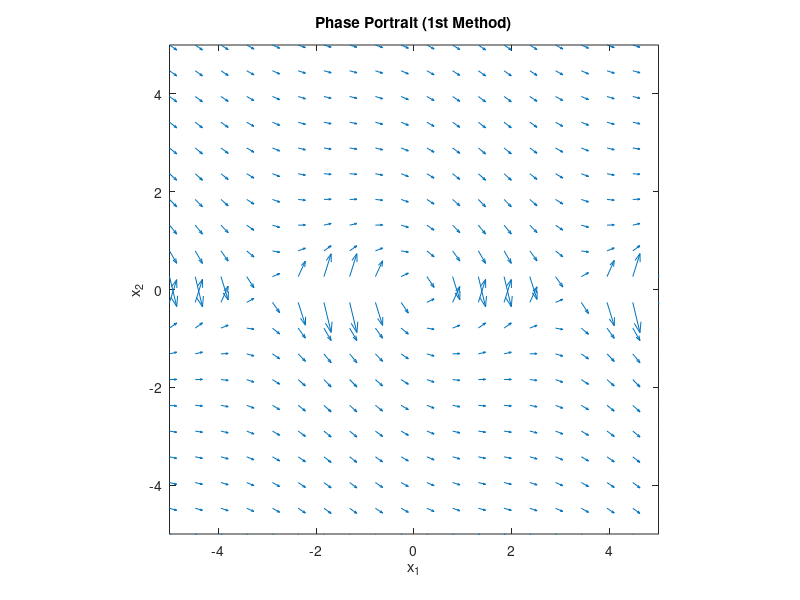
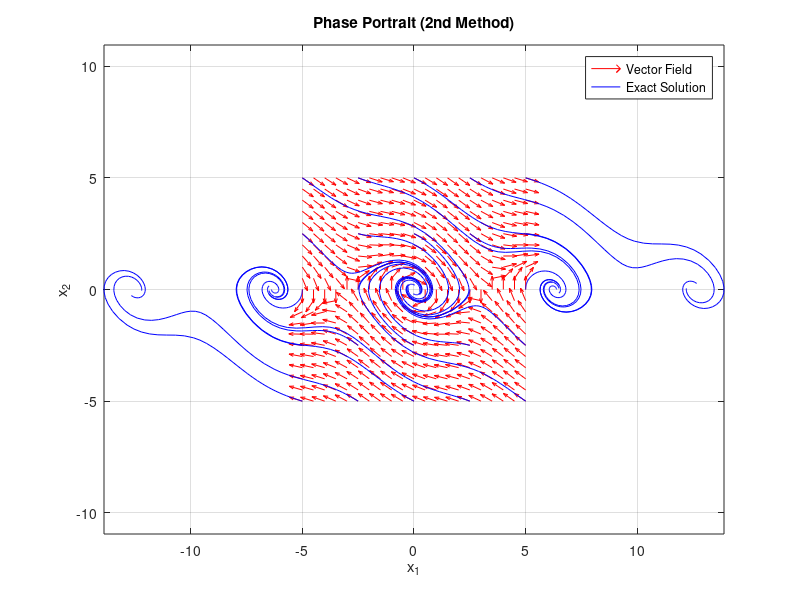

MATLAB code to generate these figures, in order:
%% AME-552

% Class exercise: Lecture 3

% Draw a phase portrait of the following system:
% dx1 = x2
% dx2 = -0.5*x2 - sin(x1)

%% Clear

clear, clc, close all;

%% First Method

x1_space = linspace(-5, 5, 20);
x2_space = linspace(-5, 5, 20);

[Y, X] = meshgrid(x1_space, x2_space);
U = zeros(length(x1_space));
V = zeros(length(x1_space));

for i = 1: length(x1_space)

    for j = 1: length(x2_space)
    
        x1 = x1_space(i);
        x2 = x2_space(j);

        % Slope
        S = -0.5 -sin(x1)/x2;

        U(i, j) = 1;
        V(i, j) = S;

    end

end

% Plot vector field
figure;
quiver(X, Y, U, V);
axis equal;
xlim([-5 5]);
ylim([-5 5]);
xlabel('x_1');
ylabel('x_2');
title('Phase Portrait (1st Method)');

%% Second Method

% Define the system
f = @(x1, x2) x2;                 
g = @(x1, x2) -0.5*x2 - sin(x1);

% Define the grid
[x1, x2] = meshgrid(-5: 0.5: 5, -5: 0.5: 5);

% Calculate vector field
dx1 = f(x1, x2);
dx2 = g(x1, x2);

% Normalize the vector field for better visualization
magnitude = sqrt(dx1.^2 + dx2.^2);
dx1 = dx1 ./ magnitude;
dx2 = dx2 ./ magnitude;

% Plot the vector field
figure;
quiver(x1, x2, dx1, dx2, 'r');    % Quiver plot
hold on;

% Plot trajectories using ode45
for x0 = -5:2.5:5                 % Initial conditions
    for y0 = -5:2.5:5
        [T, Y] = ode45(@(t, y) [f(y(1), y(2)); g(y(1), y(2))], [0, 10], [x0, y0]);
        plot(Y(:,1), Y(:,2), 'b'); % Trajectories
    end
end

% Label the axes
xlabel('x_1');
ylabel('x_2');
title('Phase Portrait (2nd Method)');
legend('Vector Field', 'Exact Solution');
axis equal;
grid on;
hold off;
